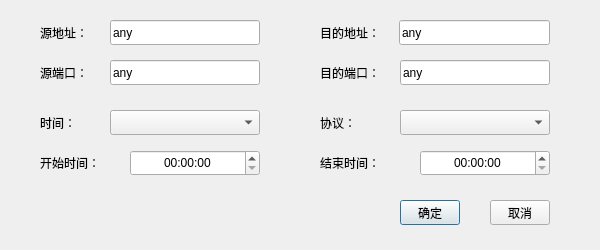
<?xml version="1.0" encoding="UTF-8"?>
<ui version="4.0">
 <class>RuleDialog</class>
 <widget class="QDialog" name="RuleDialog">
  <property name="geometry">
   <rect>
    <x>0</x>
    <y>0</y>
    <width>600</width>
    <height>250</height>
   </rect>
  </property>
  <property name="sizePolicy">
   <sizepolicy hsizetype="Fixed" vsizetype="Fixed">
    <horstretch>0</horstretch>
    <verstretch>0</verstretch>
   </sizepolicy>
  </property>
  <property name="minimumSize">
   <size>
    <width>600</width>
    <height>250</height>
   </size>
  </property>
  <property name="maximumSize">
   <size>
    <width>600</width>
    <height>250</height>
   </size>
  </property>
  <property name="windowTitle">
   <string>添加规则</string>
  </property>
  <widget class="QPushButton" name="pushButton_ok">
   <property name="geometry">
    <rect>
     <x>400</x>
     <y>200</y>
     <width>60</width>
     <height>25</height>
    </rect>
   </property>
   <property name="text">
    <string>确定</string>
   </property>
  </widget>
  <widget class="QPushButton" name="pushButton_cancel">
   <property name="geometry">
    <rect>
     <x>490</x>
     <y>200</y>
     <width>60</width>
     <height>25</height>
    </rect>
   </property>
   <property name="text">
    <string>取消</string>
   </property>
  </widget>
  <widget class="QLabel" name="label">
   <property name="geometry">
    <rect>
     <x>40</x>
     <y>20</y>
     <width>67</width>
     <height>25</height>
    </rect>
   </property>
   <property name="text">
    <string>源地址：</string>
   </property>
  </widget>
  <widget class="QLabel" name="label_2">
   <property name="geometry">
    <rect>
     <x>40</x>
     <y>60</y>
     <width>67</width>
     <height>25</height>
    </rect>
   </property>
   <property name="text">
    <string>源端口：</string>
   </property>
  </widget>
  <widget class="QLabel" name="label_3">
   <property name="geometry">
    <rect>
     <x>320</x>
     <y>20</y>
     <width>71</width>
     <height>25</height>
    </rect>
   </property>
   <property name="text">
    <string>目的地址：</string>
   </property>
  </widget>
  <widget class="QLabel" name="label_4">
   <property name="geometry">
    <rect>
     <x>320</x>
     <y>60</y>
     <width>71</width>
     <height>25</height>
    </rect>
   </property>
   <property name="text">
    <string>目的端口：</string>
   </property>
  </widget>
  <widget class="QLineEdit" name="lineEdit_src_ip">
   <property name="geometry">
    <rect>
     <x>110</x>
     <y>20</y>
     <width>150</width>
     <height>25</height>
    </rect>
   </property>
   <property name="text">
    <string>any</string>
   </property>
  </widget>
  <widget class="QLineEdit" name="lineEdit_src_port">
   <property name="geometry">
    <rect>
     <x>110</x>
     <y>60</y>
     <width>150</width>
     <height>25</height>
    </rect>
   </property>
   <property name="text">
    <string>any</string>
   </property>
  </widget>
  <widget class="QLineEdit" name="lineEdit_dst_port">
   <property name="geometry">
    <rect>
     <x>400</x>
     <y>60</y>
     <width>150</width>
     <height>25</height>
    </rect>
   </property>
   <property name="text">
    <string>any</string>
   </property>
  </widget>
  <widget class="QLineEdit" name="lineEdit_dst_ip">
   <property name="geometry">
    <rect>
     <x>399</x>
     <y>20</y>
     <width>151</width>
     <height>25</height>
    </rect>
   </property>
   <property name="text">
    <string>any</string>
   </property>
  </widget>
  <widget class="QComboBox" name="comboBox_time">
   <property name="geometry">
    <rect>
     <x>110</x>
     <y>110</y>
     <width>150</width>
     <height>25</height>
    </rect>
   </property>
   <property name="sizePolicy">
    <sizepolicy hsizetype="Fixed" vsizetype="Fixed">
     <horstretch>0</horstretch>
     <verstretch>0</verstretch>
    </sizepolicy>
   </property>
  </widget>
  <widget class="QLabel" name="label_5">
   <property name="geometry">
    <rect>
     <x>40</x>
     <y>110</y>
     <width>67</width>
     <height>25</height>
    </rect>
   </property>
   <property name="text">
    <string>时间：</string>
   </property>
  </widget>
  <widget class="QLabel" name="label_6">
   <property name="geometry">
    <rect>
     <x>320</x>
     <y>110</y>
     <width>67</width>
     <height>25</height>
    </rect>
   </property>
   <property name="text">
    <string>协议：</string>
   </property>
  </widget>
  <widget class="QComboBox" name="comboBox_protocol">
   <property name="geometry">
    <rect>
     <x>400</x>
     <y>110</y>
     <width>150</width>
     <height>25</height>
    </rect>
   </property>
   <property name="sizePolicy">
    <sizepolicy hsizetype="Fixed" vsizetype="Fixed">
     <horstretch>0</horstretch>
     <verstretch>0</verstretch>
    </sizepolicy>
   </property>
  </widget>
  <widget class="QLabel" name="label_7">
   <property name="geometry">
    <rect>
     <x>40</x>
     <y>150</y>
     <width>80</width>
     <height>25</height>
    </rect>
   </property>
   <property name="text">
    <string>开始时间：</string>
   </property>
  </widget>
  <widget class="QTimeEdit" name="timeEdit">
   <property name="geometry">
    <rect>
     <x>130</x>
     <y>150</y>
     <width>130</width>
     <height>26</height>
    </rect>
   </property>
   <property name="alignment">
    <set>Qt::AlignCenter</set>
   </property>
  </widget>
  <widget class="QLabel" name="label_8">
   <property name="geometry">
    <rect>
     <x>320</x>
     <y>150</y>
     <width>80</width>
     <height>25</height>
    </rect>
   </property>
   <property name="text">
    <string>结束时间：</string>
   </property>
  </widget>
  <widget class="QTimeEdit" name="timeEdit_2">
   <property name="geometry">
    <rect>
     <x>420</x>
     <y>150</y>
     <width>130</width>
     <height>26</height>
    </rect>
   </property>
   <property name="alignment">
    <set>Qt::AlignCenter</set>
   </property>
  </widget>
 </widget>
 <resources/>
 <connections/>
</ui>
